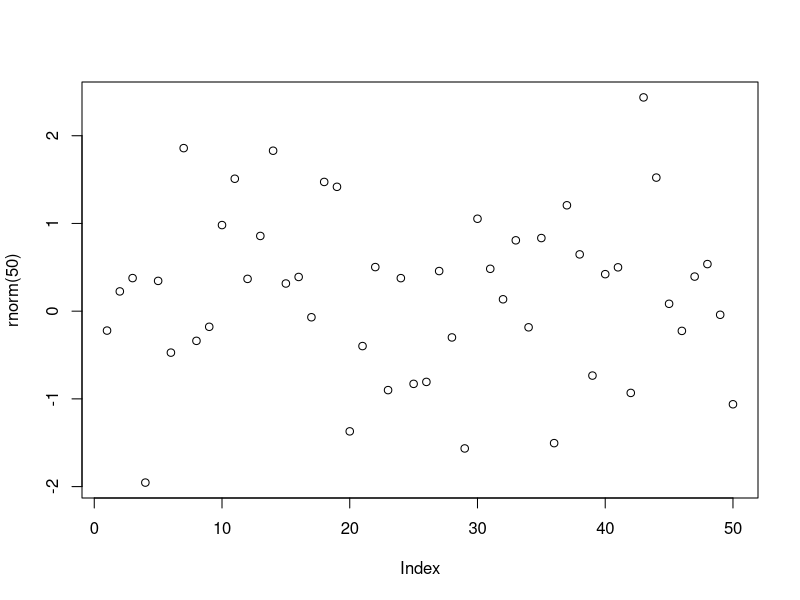

R code for this plot:
## ---- chunk 1
	print("This is a chunk.")
## ---- chunk 2
	print("This is another chunk.")
## ---- chunk 3
	print("This is yet another chunk.")
## ---- chunk 4
	plot(rnorm(50))
